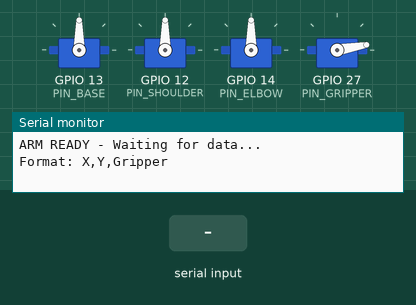
This sketch was run on a simulated ESP32. Parts: 4 × servo, the last lines printed to the serial monitor. The inputs (shaded band) are chosen by the test bench.

Above: at 2.7 s.
2.8 s: "90,45,200\n" received over Serial
At 4.0 s:
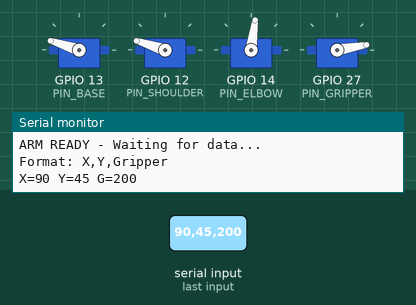
5.0 s: "1,90,45\n" received over Serial
At 7.7 s:
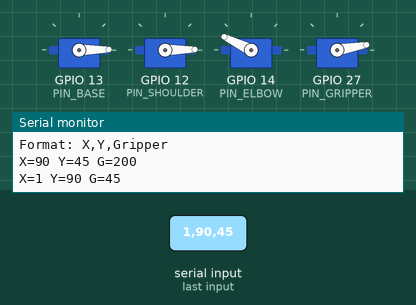
8.0 s: "90,45,200\n" received over Serial
At 8.45 s:
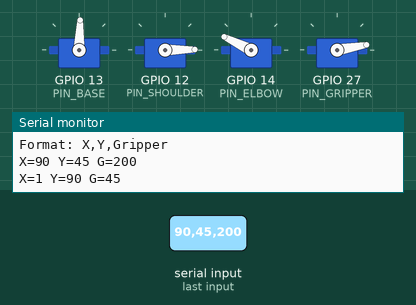
Timing chart, 0 to 11.5 s (numbered marks = the images above; inputs shaded):
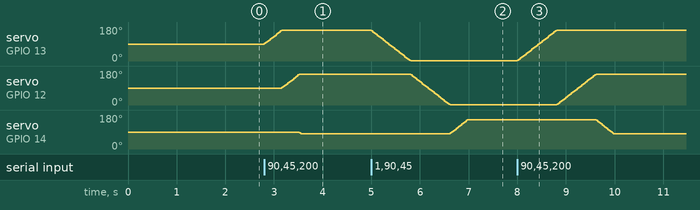

Measured:
- after the input at 2.8 s, servo on GPIO 13 (PIN_BASE): moves from 90° to 162° over 0.36 s, starting at once; servo on GPIO 12 (PIN_SHOULDER): moves from 90° to 162° over 0.36 s, starting after 0.36 s; servo on GPIO 14 (PIN_ELBOW): 90° → 82° after 0.72 s
- after the input at 5.0 s, servo on GPIO 13 (PIN_BASE): moves from 162° to 1° over 0.81 s, starting at once; servo on GPIO 12 (PIN_SHOULDER): moves from 162° to 1° over 0.81 s, starting after 0.81 s; servo on GPIO 14 (PIN_ELBOW): moves from 82° to 154° over 0.34 s, starting after 1.6 s
- after the input at 8.0 s, servo on GPIO 13 (PIN_BASE): moves from 1° to 162° over 0.81 s, starting at once; servo on GPIO 12 (PIN_SHOULDER): moves from 1° to 162° over 0.81 s, starting after 0.81 s; servo on GPIO 14 (PIN_ELBOW): moves from 154° to 82° over 0.34 s, starting after 1.6 s

The sketch:

arm_control.ino
```cpp
// --- ESP32 ROBOTIC ARM CONTROLLER ---
// Receives eye tracking data from Python and controls arm servos
// Serial Format: X,Y,Gripper (values 0-100)

#include <ESP32Servo.h>

// --- PIN DEFINITIONS ---
#define PIN_BASE 13
#define PIN_SHOULDER 12
#define PIN_ELBOW 14
#define PIN_GRIPPER 27

// --- SERVO OBJECTS ---
Servo base;
Servo shoulder;
Servo elbow;
Servo gripper;

// --- ANGLE LIMITS (adjust based on your arm) ---
const int SHOULDER_MIN = 0;
const int SHOULDER_MAX = 180;
const int ELBOW_MIN = 10;
const int ELBOW_MAX = 170;
const int GRIPPER_OPEN = 10;
const int GRIPPER_CLOSE = 90;

// --- MOVEMENT SPEED ---
const int SERVO_SPEED = 3;   // degrees per step (lower = smoother)
const int SERVO_DELAY = 15;  // milliseconds between steps

// --- VARIABLES ---
String inputBuffer = "";
int currentX = 50;
int currentY = 50;
int currentGrip = 0;

void setup() {
  Serial.begin(115200);
  delay(1000);

  // Attach servos
  base.attach(PIN_BASE);
  shoulder.attach(PIN_SHOULDER);
  elbow.attach(PIN_ELBOW);
  gripper.attach(PIN_GRIPPER);

  // Home position
  base.write(90);
  shoulder.write(90);
  elbow.write(90);
  gripper.write(GRIPPER_OPEN);

  delay(500);
  Serial.println("\nARM READY - Waiting for data...");
  Serial.println("Format: X,Y,Gripper");
}

void loop() {
  // Read serial data
  while (Serial.available()) {
    char ch = Serial.read();

    if (ch == '\n' || ch == '\r') {
      if (inputBuffer.length() > 0) {
        handleCommand(inputBuffer);
        inputBuffer = "";
      }
    } else {
      inputBuffer += ch;
    }
  }
}

void handleCommand(String cmd) {
  // Parse: X,Y,Gripper
  int comma1 = cmd.indexOf(',');
  int comma2 = cmd.lastIndexOf(',');

  if (comma1 < 0 || comma2 < 0 || comma1 == comma2) return;

  int x = cmd.substring(0, comma1).toInt();
  int y = cmd.substring(comma1 + 1, comma2).toInt();
  int grip = cmd.substring(comma2 + 1).toInt();

  // Validate ranges
  if (x < 0 || x > 100 || y < 0 || y > 100) return;

  // Store values
  currentX = x;
  currentY = y;
  currentGrip = grip;

  // Convert 0-100 to servo angles
  int baseAngle = map(x, 0, 100, SHOULDER_MIN, SHOULDER_MAX);
  int shoulderAngle = map(x, 0, 100, SHOULDER_MIN, SHOULDER_MAX);
  int elbowAngle = map(y, 0, 100, ELBOW_MIN, ELBOW_MAX);
  int gripperAngle = (grip == 1) ? GRIPPER_CLOSE : GRIPPER_OPEN;

  // Move servos smoothly
  smoothMove(base, baseAngle);
  smoothMove(shoulder, shoulderAngle);
  smoothMove(elbow, elbowAngle);
  smoothMove(gripper, gripperAngle);

  // Serial feedback
  Serial.print("X=");
  Serial.print(x);
  Serial.print(" Y=");
  Serial.print(y);
  Serial.print(" G=");
  Serial.println(grip);
}

void smoothMove(Servo &servo, int targetAngle) {
  int currentAngle = servo.read();

  while (currentAngle != targetAngle) {
    if (currentAngle < targetAngle) {
      currentAngle = min(currentAngle + SERVO_SPEED, targetAngle);
    } else {
      currentAngle = max(currentAngle - SERVO_SPEED, targetAngle);
    }
    servo.write(currentAngle);
    delay(SERVO_DELAY);
  }
}
```
